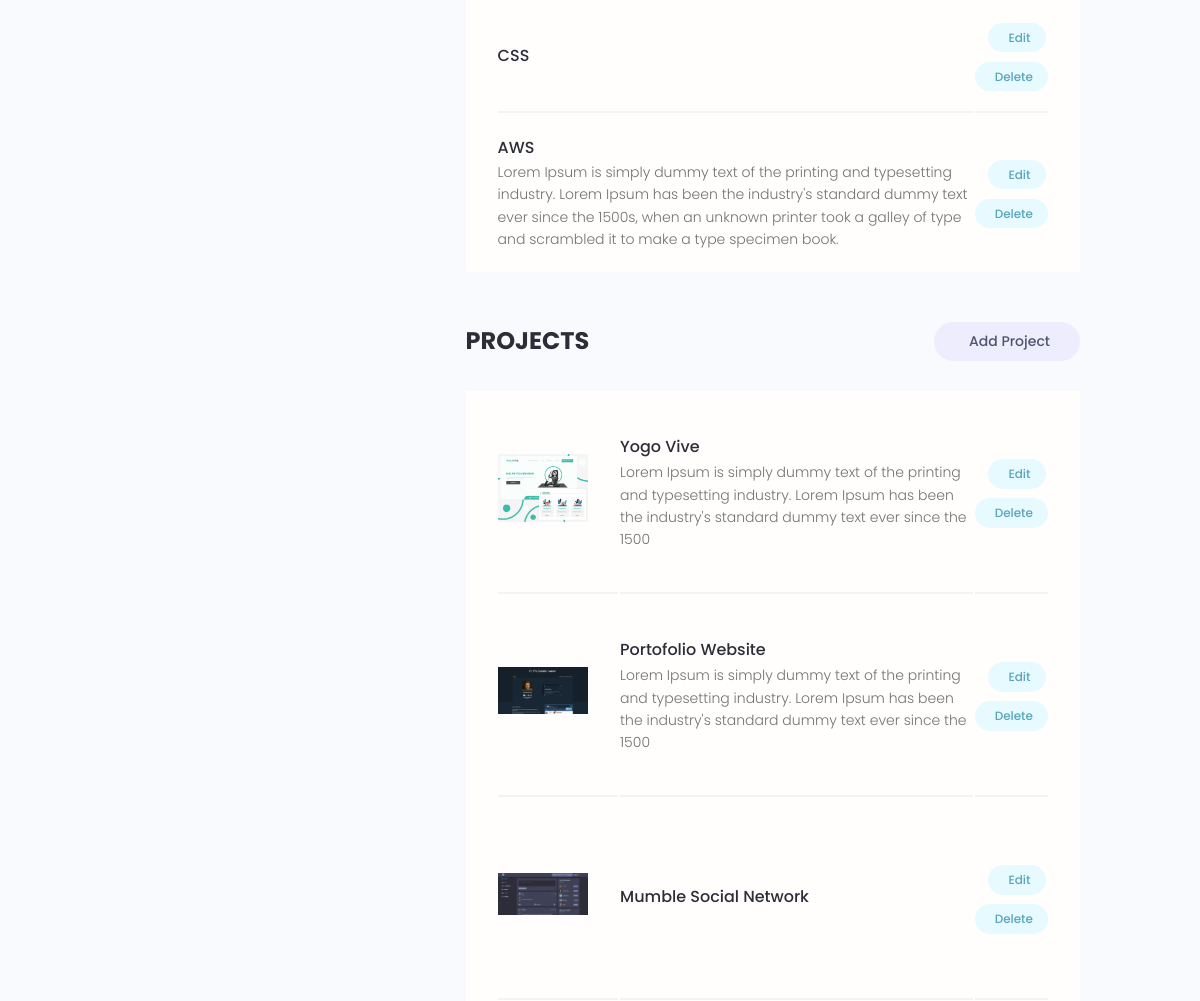
Page /account/ (signed in, middle part) on the earlier database version.
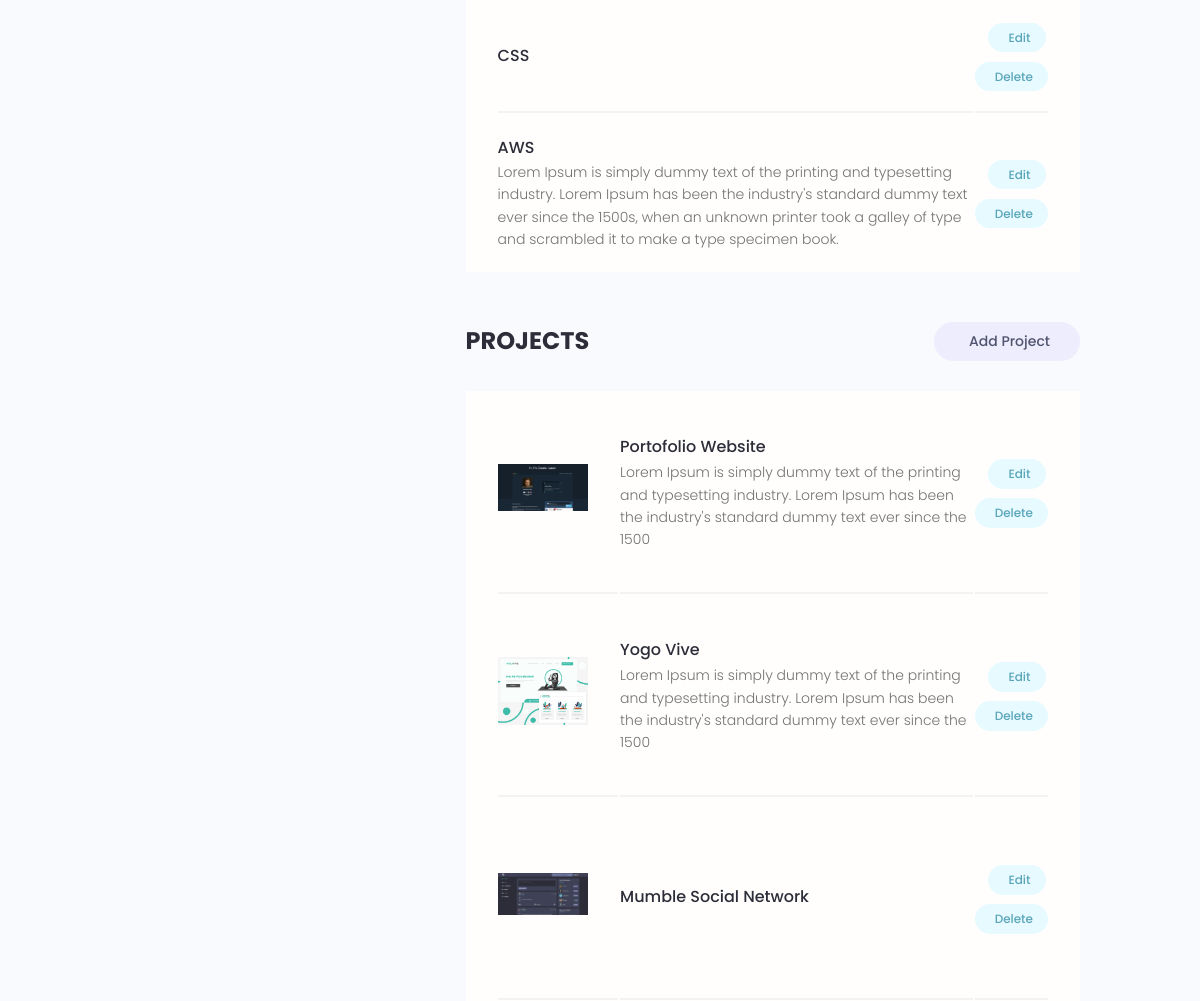
Same page on the later database version.
### users/models.py (models this page shows, shortened)
class Skill(models.Model):
    owner = models.ForeignKey(Profile, on_delete=models.CASCADE, null=True, blank=True)
    name = models.CharField(max_length=200, blank=True, null=True)
    description = models.TextField(null=True, blank=True)
    created = models.DateTimeField(auto_now_add=True)
    id = models.UUIDField(default=uuid.uuid4, unique=True, primary_key=True, editable=False)

### projects/models.py (models this page shows, shortened)
class Project(models.Model):
    owner = models.ForeignKey(Profile, null=True, blank=True, on_delete=models.SET_NULL)
    title = models.CharField(max_length=200)
    description = models.TextField(null=True, blank=True)
    featured_image = models.ImageField(null=True, blank=True, default="default.jpg")
    demo_link = models.CharField(max_length=2000, null=True, blank=True)
    source_link = models.CharField(max_length=2000, null=True, blank=True)
    tags = models.ManyToManyField('Tag', blank=True)
    vote_total = models.IntegerField(default=0, null=True, blank=True)
    vote_ratio = models.IntegerField(default=0, null=True, blank=True)
    created = models.DateTimeField(auto_now_add=True)
    id = models.UUIDField(default=uuid.uuid4, unique=True, primary_key=True, editable=False)
    class Meta:
        ordering = ['-vote_ratio', '-vote_total', 'title']

### users/views.py (the view)
# urls.py: path('account/', views.userAccount, name="account"),
@login_required(login_url='login')
def userAccount(request):
    profile = request.user.profile
    skills = profile.skill_set.all()
    projects = profile.project_set.all()
    context = { 'profile': profile, 'skills': skills, 'projects': projects }
    return render(request, 'users/account.html', context)

### users/templates/users/account.html (shortened to what this page needs)
{% extends 'main.html' %}
{% block content %}
<main class="settingsPage profile my-md">
    <div class="container">
        <div class="layout">
        <div class="column column--1of3">
        </div>
        <div class="column column--2of3">
            <table class="settings__table">
            {% for skill in skills %}
            <tr>
                <td class="settings__tableInfo">
                <h4>{{skill.name}}</h4>
                <p>{{skill.description}}</p>
                </td>
                <td class="settings__tableActions">
                <a class="tag tag--pill tag--main settings__btn" href="{% url 'update-skill' skill.id %}"> Edit</a>
                <a class="tag tag--pill tag--main settings__btn" href="{% url 'delete-skill' skill.id %}?next=/account">
                    Delete</a>
                </td>
            </tr>
            {% endfor %}
            </table>
            <div class="settings">
            <h3 class="settings__title">Projects</h3>
            <a class="tag tag--pill tag--sub settings__btn tag--lg" href="{% url 'create-project' %}"> Add Project</a>
            </div>
            <table class="settings__table">
            {% for project in projects %}
            <tr>
                <td class="settings__thumbnail">
                <a href="{% url 'project' project.id %}"><img src="{{project.featured_image.url}}" alt="Project Thumbnail" /></a>
                </td>
                <td class="settings__tableInfo">
                <a href="{% url 'project' project.id %}">{{project.title}}</a>
                <p>{{project.description|slice:"150"}}</p>
                </td>
                <td class="settings__tableActions">
                <a class="tag tag--pill tag--main settings__btn" href="{% url 'update-project' project.id %}"> Edit</a>
                <a class="tag tag--pill tag--main settings__btn" href="{% url 'delete-project' project.id %}?next=/account">
                    Delete</a>
                </td>
            </tr>
            {% endfor %}
            </table>
        </div>
        </div>
    </div>
</main>
{% endblock content %}

Differences in the rows shown:
changed Project "Portofolio Website": moves up the list
